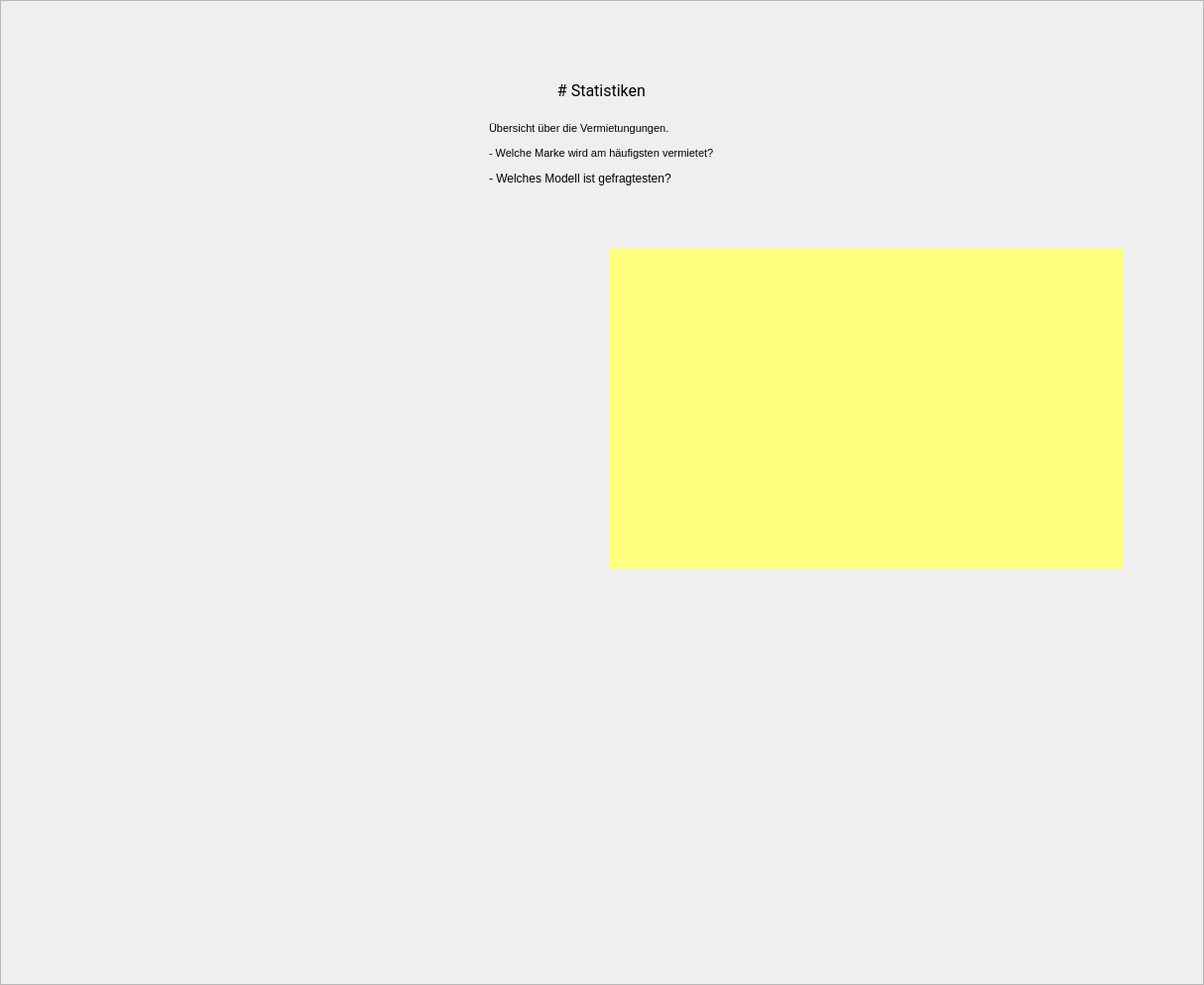
<?xml version="1.0" encoding="UTF-8"?>
<ui version="4.0">
 <class>Statistic</class>
 <widget class="QWidget" name="Statistic">
  <property name="geometry">
   <rect>
    <x>0</x>
    <y>0</y>
    <width>1214</width>
    <height>993</height>
   </rect>
  </property>
  <property name="windowTitle">
   <string>Form</string>
  </property>
  <layout class="QVBoxLayout" name="verticalLayout_4">
   <property name="spacing">
    <number>0</number>
   </property>
   <property name="leftMargin">
    <number>0</number>
   </property>
   <property name="topMargin">
    <number>0</number>
   </property>
   <property name="rightMargin">
    <number>0</number>
   </property>
   <property name="bottomMargin">
    <number>0</number>
   </property>
   <item>
    <widget class="QScrollArea" name="scrollArea">
     <property name="widgetResizable">
      <bool>true</bool>
     </property>
     <widget class="QWidget" name="scrollAreaWidgetContents">
      <property name="geometry">
       <rect>
        <x>0</x>
        <y>0</y>
        <width>1212</width>
        <height>991</height>
       </rect>
      </property>
      <layout class="QVBoxLayout" name="verticalLayout_3" stretch="0,1">
       <property name="spacing">
        <number>32</number>
       </property>
       <property name="leftMargin">
        <number>64</number>
       </property>
       <property name="topMargin">
        <number>64</number>
       </property>
       <property name="rightMargin">
        <number>64</number>
       </property>
       <property name="bottomMargin">
        <number>64</number>
       </property>
       <item alignment="Qt::AlignmentFlag::AlignHCenter">
        <widget class="QWidget" name="widget_2" native="true">
         <layout class="QGridLayout" name="gridLayout">
          <property name="leftMargin">
           <number>16</number>
          </property>
          <property name="topMargin">
           <number>16</number>
          </property>
          <property name="rightMargin">
           <number>16</number>
          </property>
          <property name="bottomMargin">
           <number>16</number>
          </property>
          <property name="horizontalSpacing">
           <number>16</number>
          </property>
          <item row="2" column="2">
           <layout class="QVBoxLayout" name="verticalLayout_2">
            <item>
             <spacer name="verticalSpacer">
              <property name="orientation">
               <enum>Qt::Orientation::Vertical</enum>
              </property>
              <property name="sizeHint" stdset="0">
               <size>
                <width>20</width>
                <height>40</height>
               </size>
              </property>
             </spacer>
            </item>
           </layout>
          </item>
          <item row="0" column="2">
           <spacer name="horizontalSpacer_3">
            <property name="orientation">
             <enum>Qt::Orientation::Horizontal</enum>
            </property>
            <property name="sizeType">
             <enum>QSizePolicy::Policy::Fixed</enum>
            </property>
            <property name="sizeHint" stdset="0">
             <size>
              <width>60</width>
              <height>20</height>
             </size>
            </property>
           </spacer>
          </item>
          <item row="0" column="0">
           <spacer name="horizontalSpacer_2">
            <property name="orientation">
             <enum>Qt::Orientation::Horizontal</enum>
            </property>
            <property name="sizeType">
             <enum>QSizePolicy::Policy::Fixed</enum>
            </property>
            <property name="sizeHint" stdset="0">
             <size>
              <width>60</width>
              <height>20</height>
             </size>
            </property>
           </spacer>
          </item>
          <item row="2" column="1">
           <widget class="QLabel" name="label_2">
            <property name="text">
             <string>&lt;html&gt;&lt;head/&gt;&lt;body&gt;&lt;p&gt;&lt;span style=&quot; font-size:8pt;&quot;&gt;Übersicht über die Vermietungungen.&lt;/span&gt;&lt;/p&gt;&lt;p&gt;&lt;span style=&quot; font-size:8pt;&quot;&gt;- Welche Marke wird am häufigsten vermietet?&lt;/span&gt;&lt;/p&gt;&lt;p&gt;- Welches Modell ist gefragtesten?&lt;/p&gt;&lt;/body&gt;&lt;/html&gt;</string>
            </property>
            <property name="wordWrap">
             <bool>false</bool>
            </property>
           </widget>
          </item>
          <item row="0" column="1">
           <widget class="QLabel" name="label">
            <property name="font">
             <font>
              <family>Roboto</family>
              <pointsize>12</pointsize>
             </font>
            </property>
            <property name="text">
             <string># Statistiken</string>
            </property>
            <property name="textFormat">
             <enum>Qt::TextFormat::MarkdownText</enum>
            </property>
            <property name="alignment">
             <set>Qt::AlignmentFlag::AlignCenter</set>
            </property>
           </widget>
          </item>
          <item row="1" column="1">
           <spacer name="verticalSpacer_2">
            <property name="orientation">
             <enum>Qt::Orientation::Vertical</enum>
            </property>
            <property name="sizeType">
             <enum>QSizePolicy::Policy::Fixed</enum>
            </property>
            <property name="sizeHint" stdset="0">
             <size>
              <width>20</width>
              <height>16</height>
             </size>
            </property>
           </spacer>
          </item>
         </layout>
        </widget>
       </item>
       <item>
        <widget class="QWidget" name="widget" native="true">
         <layout class="QVBoxLayout" name="verticalLayout">
          <property name="spacing">
           <number>16</number>
          </property>
          <property name="leftMargin">
           <number>16</number>
          </property>
          <property name="topMargin">
           <number>16</number>
          </property>
          <property name="rightMargin">
           <number>16</number>
          </property>
          <property name="bottomMargin">
           <number>16</number>
          </property>
          <item>
           <layout class="QHBoxLayout" name="horizontalLayout" stretch="1,1">
            <property name="spacing">
             <number>16</number>
            </property>
            <property name="leftMargin">
             <number>0</number>
            </property>
            <property name="topMargin">
             <number>0</number>
            </property>
            <item>
             <widget class="BarChart" name="barChart" native="true">
              <property name="sizePolicy">
               <sizepolicy hsizetype="Preferred" vsizetype="Preferred">
                <horstretch>0</horstretch>
                <verstretch>0</verstretch>
               </sizepolicy>
              </property>
              <property name="minimumSize">
               <size>
                <width>300</width>
                <height>300</height>
               </size>
              </property>
             </widget>
            </item>
            <item>
             <widget class="PieChart" name="pieChart" native="true">
              <property name="styleSheet">
               <string notr="true">background-color: rgb(255, 255, 127);</string>
              </property>
             </widget>
            </item>
           </layout>
          </item>
          <item>
           <widget class="BarChart" name="barChart_2" native="true">
            <property name="minimumSize">
             <size>
              <width>0</width>
              <height>300</height>
             </size>
            </property>
           </widget>
          </item>
         </layout>
        </widget>
       </item>
      </layout>
     </widget>
    </widget>
   </item>
  </layout>
 </widget>
 <customwidgets>
  <customwidget>
   <class>BarChart</class>
   <extends>QWidget</extends>
   <header>app.widgets.BarChart</header>
   <container>1</container>
  </customwidget>
  <customwidget>
   <class>PieChart</class>
   <extends>QWidget</extends>
   <header>app.widgets.DonutCharts.PieChart</header>
   <container>1</container>
  </customwidget>
 </customwidgets>
 <resources>
  <include location="../assets/ressources.qrc"/>
 </resources>
 <connections/>
</ui>
